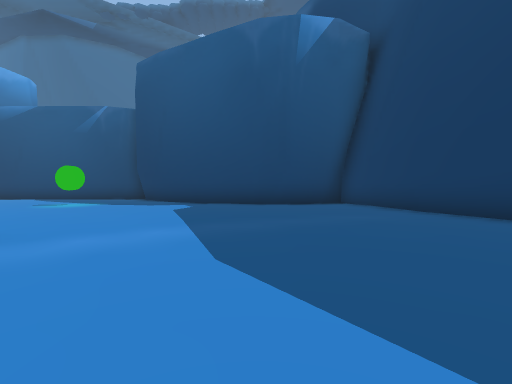
[1] (above)

24 first-person views from a walk through a Unity game level. The camera is 1.5 m above the floor, tilts 2° down and sees 90° across. The floor is counted in squares, 2.4 m on a side. Each view is taken from the middle of a square. On the plan, view 1 faces up. The plan holds only what a view shows up to about 9 squares ahead; the rest is blank. The place goes on beyond the plan. The player character is not drawn. Some animated figures are left out.

[2]
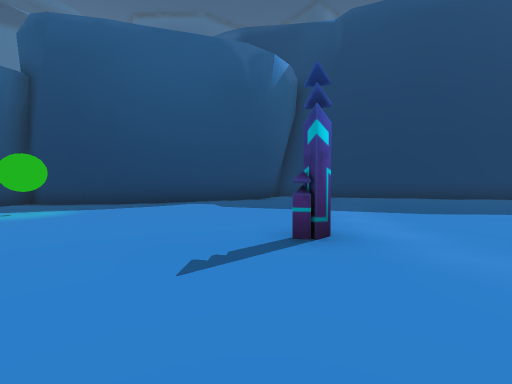

[3]
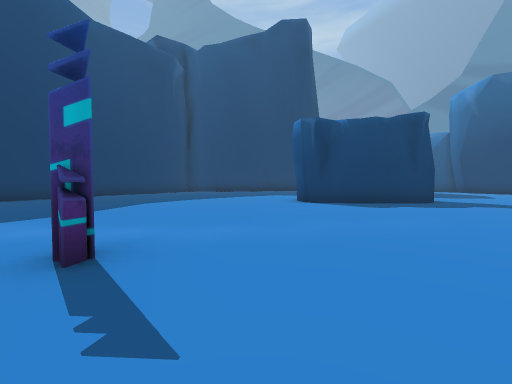

[4]
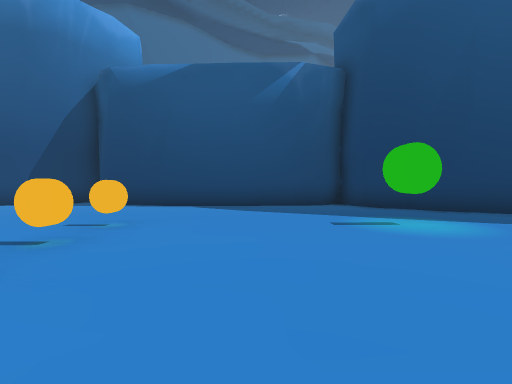

[5]
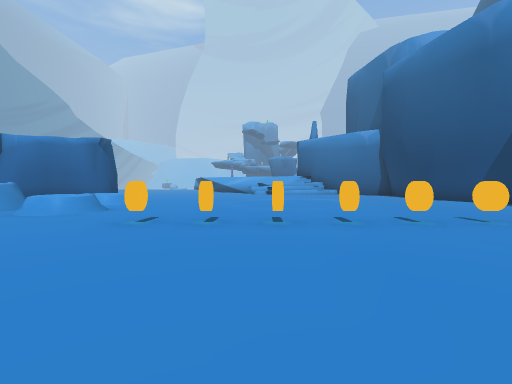

[6]
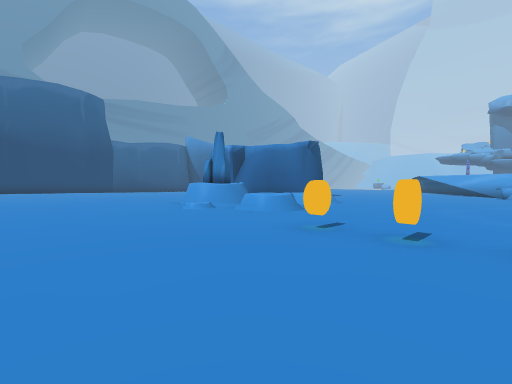

[7]
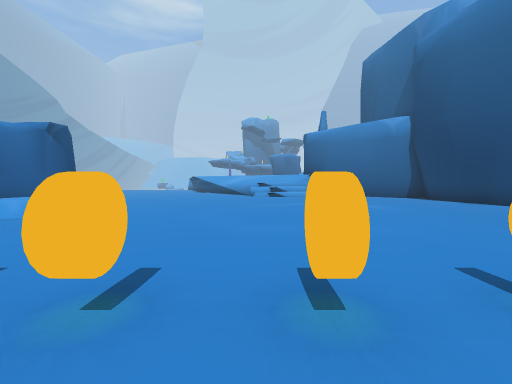

[8]
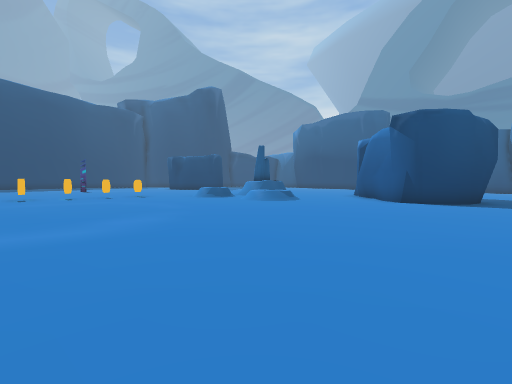

[9]
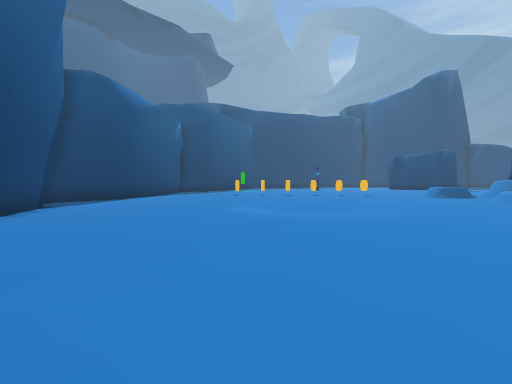

[10]
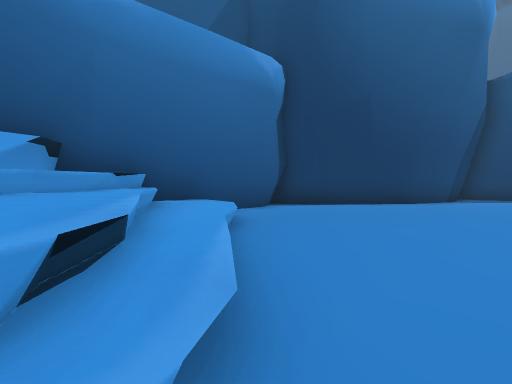

[11]
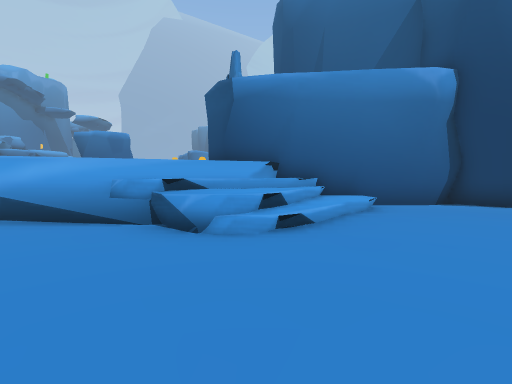

[12]
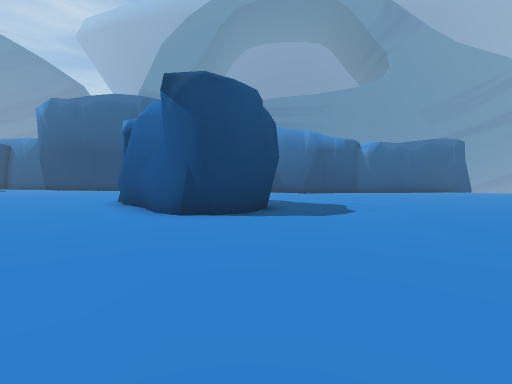

[13]
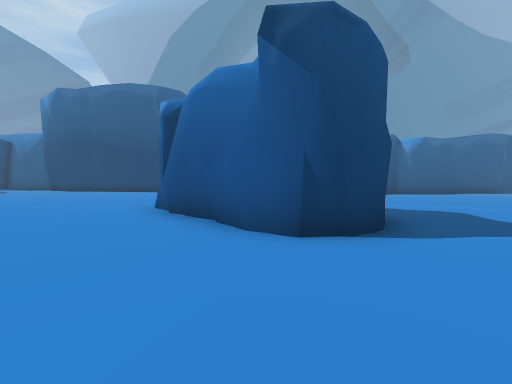

[14]
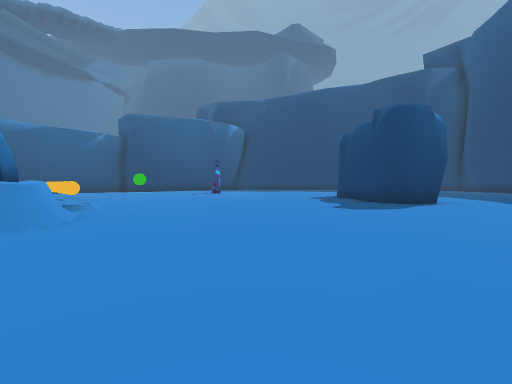

[15]
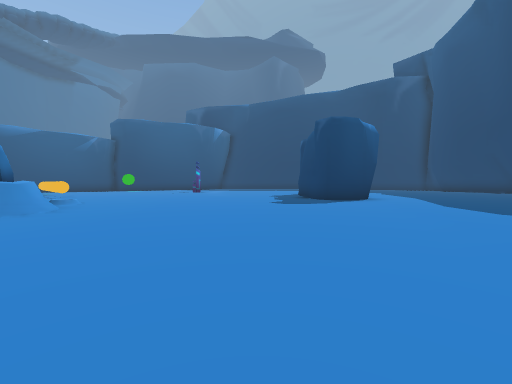

[16]
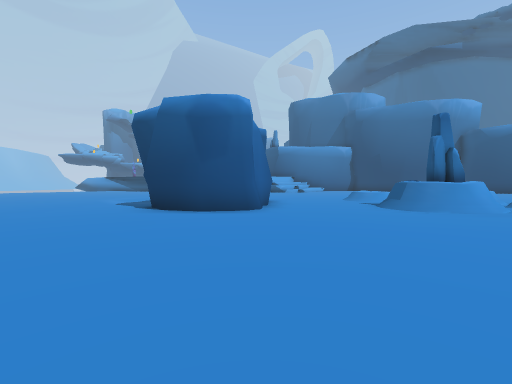

[17]
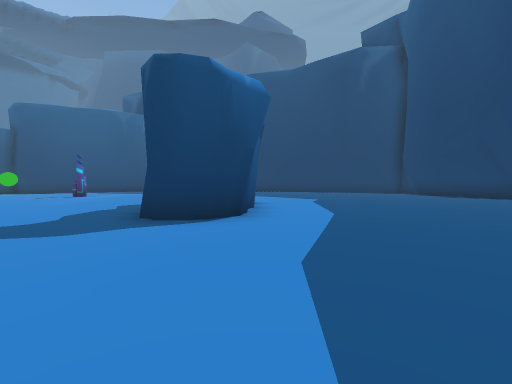

[18]
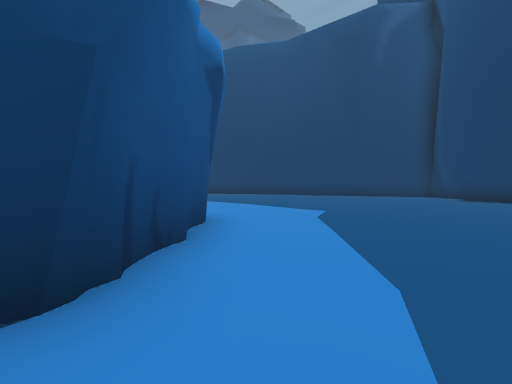

[19]
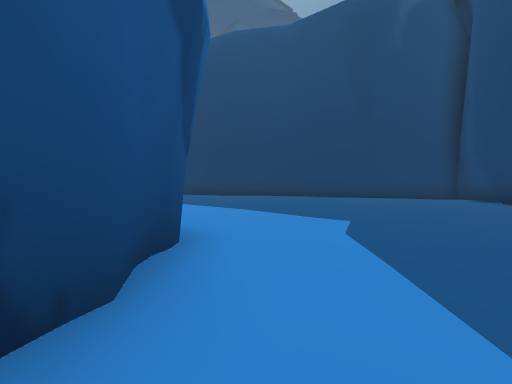

[20]
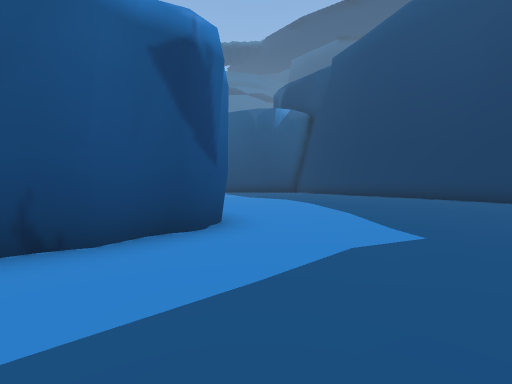

[21]
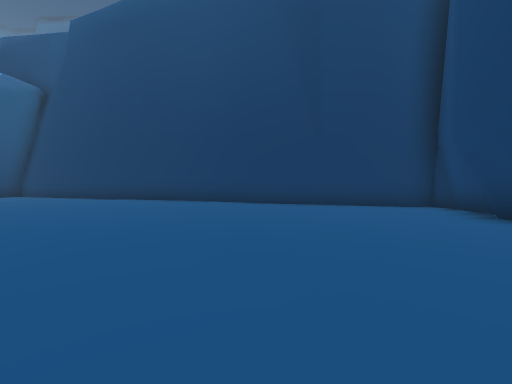

[22]
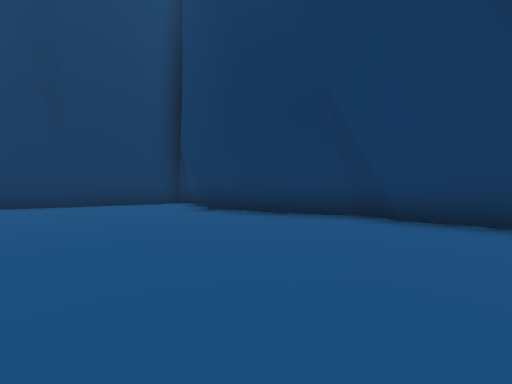

[23]
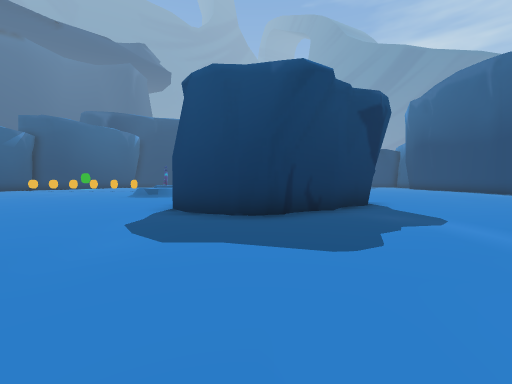

[24]
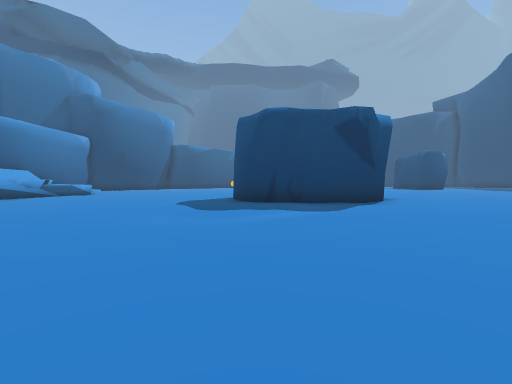

### Floor plan
Key: @ floor where view 1 was taken; # wall or solid block; . main floor; : floor 0.25 m higher than the main floor; - floor 0.25 m lower than the main floor; + floor 1 m higher than the main floor; / step, stairs or slope; = window, fence, low wall or low ledge; R rock; O other object.
Columns run from 26 left of view 1 to 10 right of it. Each row starts with its distance up from view 1.
 14            ###
 13           ##-##      #
 12     #######-..########
 11    ##----............##
 10    #---...............##
  9  ###-..................###
  8 ##/=............O...O::::#####
  7  //=............O...:::::::::##
  6 ///==...........O...::::::::::#
  5 ///+/...............::::::::::#
  4 ///=............O...::::::::::##
  3 //--............O...:::#:::::::#
  2 /----...........O...:::::::::::##
  1 -    ...............::::::::::::##
  0 --  -.........O/....::::::@::::::#
 -1 ------.....OO.O/....:::::::::::::#
 -2 -------....O..O/....:::::::::::::##
 -3 --------.....RR/....::::::::::::::##
 -4 ------###....RO/....::::##:::::::::#
 -5 ------####..........:::###:::::::::##
 -6 -------# ##.........::####::::::::::#
 -7 -------####.........::###:::::::::::#
 -8 --------##..........::::::::::::::###
 -9 ---------...........::::::::::::::#
-10 ---------..........::::::::::::::##
-11 ---------...........:::::::::::::#

Where each view was taken, in squares from view 1:
view 1: 0 up, 0 right, facing up
view 2: 1 up, 6 left, facing up-right
view 3: 3 up, 6 left, facing down-right
view 4: 4 up, 8 left, facing up
view 5: 4 up, 6 left, facing left
view 6: 4 up, 7 left, facing down-left
view 7: 4 up, 9 left, facing left
view 8: 6 up, 21 left, facing down-right
view 9: 7 up, 22 left, facing right
view 10: 4 up, 22 left, facing up
view 11: 2 up, 20 left, facing up-left
view 12: 2 up, 20 left, facing down
view 13: 0 up, 18 left, facing down
view 14: 9 down, 12 left, facing up-right
view 15: 11 down, 12 left, facing up-right
view 16: 11 down, 11 left, facing up-left
view 17: 11 down, 6 left, facing up-right
view 18: 9 down, 3 left, facing up-right
view 19: 8 down, 2 left, facing up-right
view 20: 9 down, 0 right, facing up
view 21: 8 down, 2 right, facing up-right
view 22: 9 down, 2 right, facing right
view 23: 5 down, 25 left, facing right
view 24: 11 down, 26 left, facing up-right
